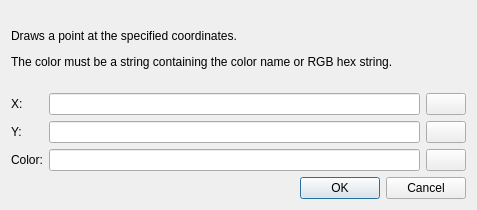
<?xml version="1.0" encoding="UTF-8"?>
<ui version="4.0">
 <class>AlgoGPointStmt</class>
 <widget class="QDialog" name="AlgoGPointStmt">
  <property name="windowModality">
   <enum>Qt::WindowModal</enum>
  </property>
  <property name="geometry">
   <rect>
    <x>0</x>
    <y>0</y>
    <width>477</width>
    <height>210</height>
   </rect>
  </property>
  <property name="windowTitle">
   <string>Plot point</string>
  </property>
  <property name="windowIcon">
   <iconset resource="../turing.qrc">
    <normaloff>:/action/media/settings.png</normaloff>:/action/media/settings.png</iconset>
  </property>
  <property name="modal">
   <bool>true</bool>
  </property>
  <layout class="QVBoxLayout" name="verticalLayout">
   <item>
    <widget class="QLabel" name="label">
     <property name="text">
      <string>&lt;html&gt;&lt;head/&gt;&lt;body&gt;&lt;p&gt;Draws a point at the specified coordinates.&lt;/p&gt;&lt;p&gt;The color must be a string containing the color name or RGB hex string.&lt;/p&gt;&lt;/body&gt;&lt;/html&gt;</string>
     </property>
     <property name="wordWrap">
      <bool>true</bool>
     </property>
    </widget>
   </item>
   <item>
    <layout class="QGridLayout" name="gridLayout">
     <item row="2" column="0">
      <widget class="QLabel" name="label_6">
       <property name="text">
        <string>Color:</string>
       </property>
       <property name="buddy">
        <cstring>txtColor</cstring>
       </property>
      </widget>
     </item>
     <item row="2" column="1">
      <widget class="QLineEdit" name="txtColor"/>
     </item>
     <item row="0" column="0">
      <widget class="QLabel" name="label_2">
       <property name="text">
        <string>X:</string>
       </property>
       <property name="buddy">
        <cstring>txtX</cstring>
       </property>
      </widget>
     </item>
     <item row="1" column="0">
      <widget class="QLabel" name="label_5">
       <property name="text">
        <string>Y:</string>
       </property>
       <property name="buddy">
        <cstring>txtY</cstring>
       </property>
      </widget>
     </item>
     <item row="0" column="2">
      <widget class="QPushButton" name="btnCodeX">
       <property name="enabled">
        <bool>true</bool>
       </property>
       <property name="text">
        <string/>
       </property>
       <property name="icon">
        <iconset resource="../turing.qrc">
         <normaloff>:/action/media/edit_line.png</normaloff>:/action/media/edit_line.png</iconset>
       </property>
      </widget>
     </item>
     <item row="0" column="1">
      <widget class="QLineEdit" name="txtX"/>
     </item>
     <item row="1" column="2">
      <widget class="QPushButton" name="btnCodeY">
       <property name="enabled">
        <bool>true</bool>
       </property>
       <property name="text">
        <string/>
       </property>
       <property name="icon">
        <iconset resource="../turing.qrc">
         <normaloff>:/action/media/edit_line.png</normaloff>:/action/media/edit_line.png</iconset>
       </property>
      </widget>
     </item>
     <item row="1" column="1">
      <widget class="QLineEdit" name="txtY"/>
     </item>
     <item row="2" column="2">
      <widget class="QPushButton" name="btnCodeColor">
       <property name="enabled">
        <bool>true</bool>
       </property>
       <property name="text">
        <string/>
       </property>
       <property name="icon">
        <iconset resource="../turing.qrc">
         <normaloff>:/action/media/color_wheel.png</normaloff>:/action/media/color_wheel.png</iconset>
       </property>
      </widget>
     </item>
    </layout>
   </item>
   <item>
    <widget class="QDialogButtonBox" name="buttonBox">
     <property name="orientation">
      <enum>Qt::Horizontal</enum>
     </property>
     <property name="standardButtons">
      <set>QDialogButtonBox::Cancel|QDialogButtonBox::Ok</set>
     </property>
    </widget>
   </item>
  </layout>
 </widget>
 <tabstops>
  <tabstop>txtX</tabstop>
  <tabstop>txtY</tabstop>
  <tabstop>txtColor</tabstop>
  <tabstop>btnCodeX</tabstop>
  <tabstop>btnCodeY</tabstop>
  <tabstop>btnCodeColor</tabstop>
 </tabstops>
 <resources>
  <include location="../turing.qrc"/>
 </resources>
 <connections>
  <connection>
   <sender>buttonBox</sender>
   <signal>accepted()</signal>
   <receiver>AlgoGPointStmt</receiver>
   <slot>accept()</slot>
   <hints>
    <hint type="sourcelabel">
     <x>247</x>
     <y>200</y>
    </hint>
    <hint type="destinationlabel">
     <x>238</x>
     <y>96</y>
    </hint>
   </hints>
  </connection>
  <connection>
   <sender>buttonBox</sender>
   <signal>rejected()</signal>
   <receiver>AlgoGPointStmt</receiver>
   <slot>reject()</slot>
   <hints>
    <hint type="sourcelabel">
     <x>247</x>
     <y>200</y>
    </hint>
    <hint type="destinationlabel">
     <x>238</x>
     <y>96</y>
    </hint>
   </hints>
  </connection>
 </connections>
</ui>
